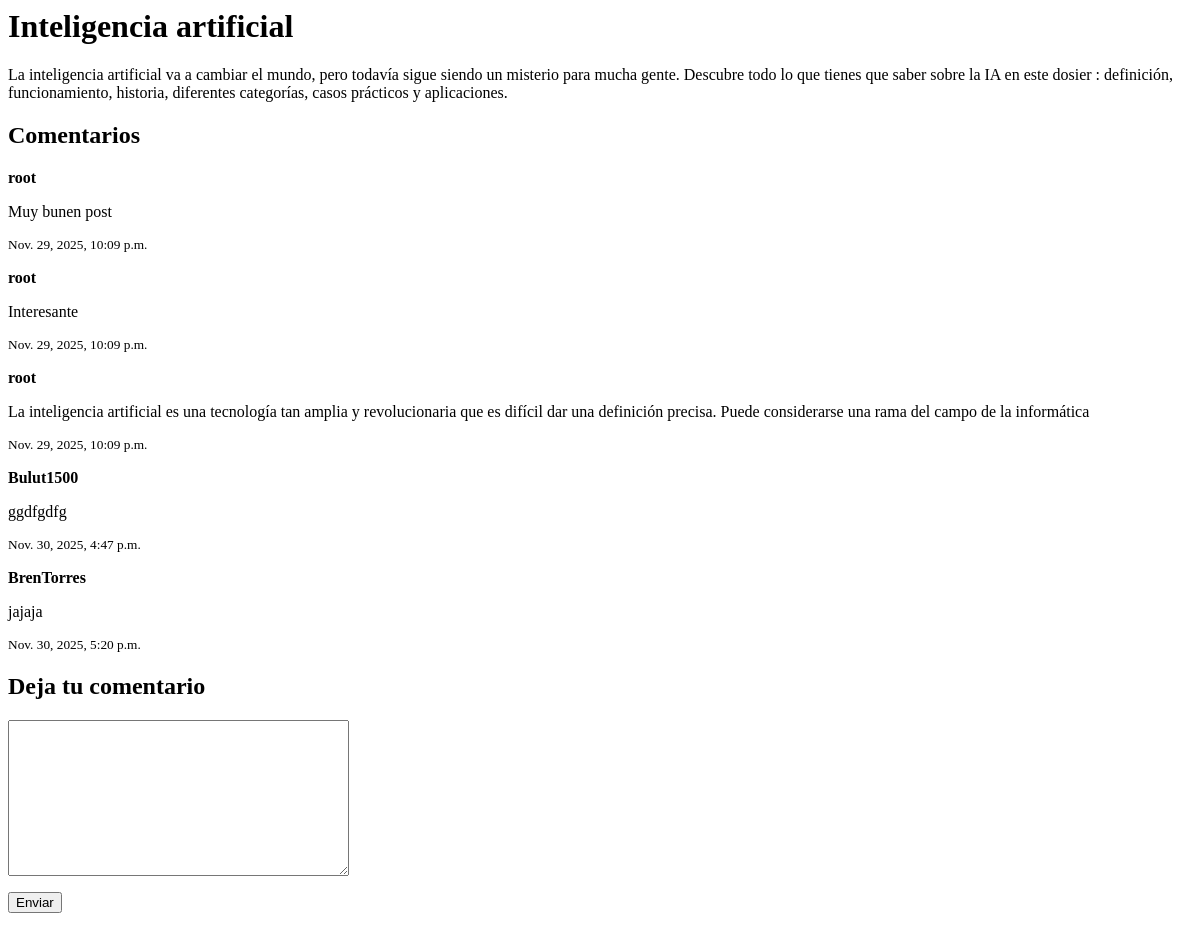
/comentario/comentar/4/ (signed in), run on an earlier commit of the app's database.
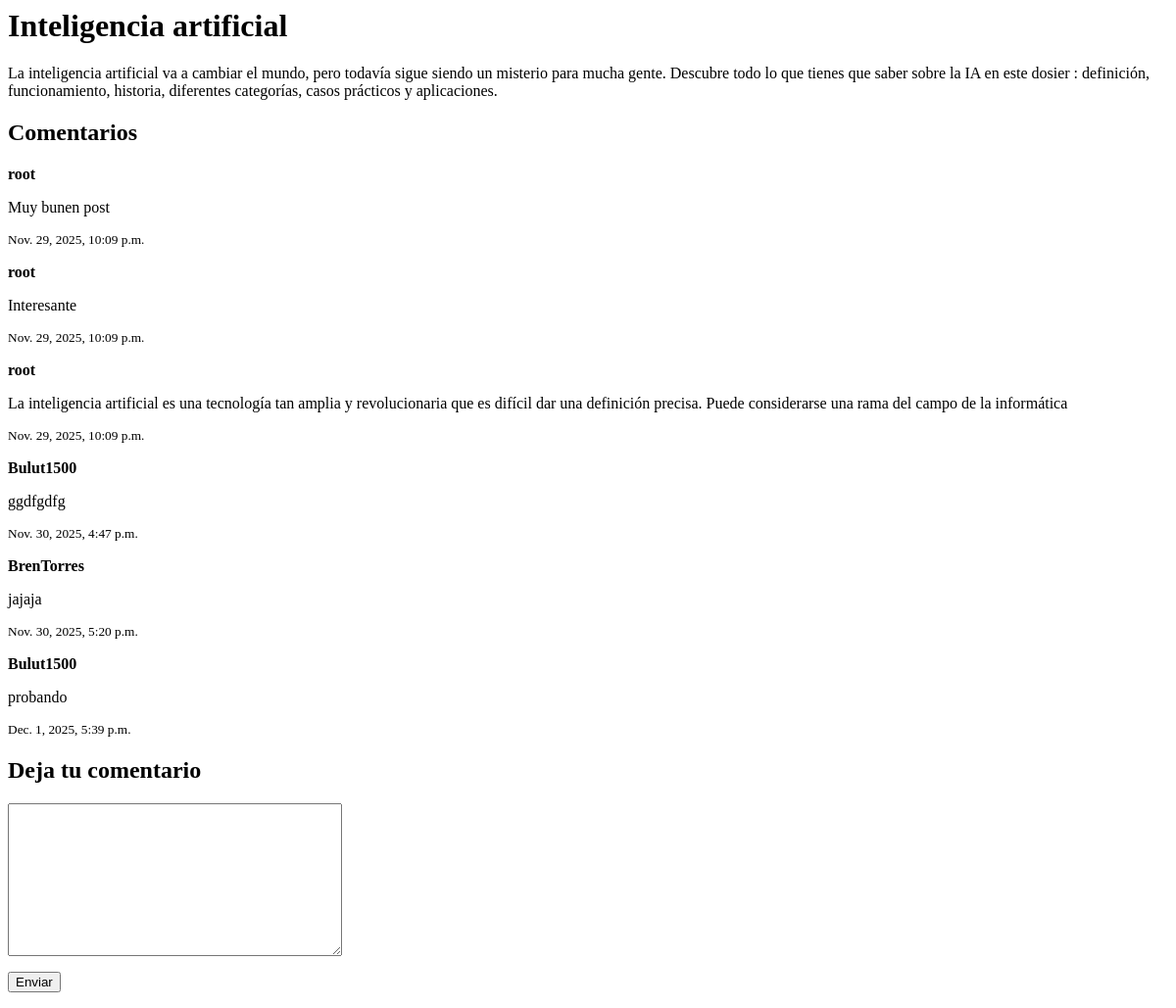
And on a later commit of the database.
### apps/comentario/models.py (models this page shows, shortened)
class Comentario(models.Model):
    articulo = models.ForeignKey('articulo.Articulo', on_delete=models.CASCADE, related_name='comentarios')
    usuario = models.ForeignKey(settings.AUTH_USER_MODEL, on_delete=models.CASCADE, related_name='comentarios')
    texto = models.TextField()
    fecha = models.DateTimeField(auto_now_add=True)

### apps/usuario/models.py (models this page shows, shortened)
class Usuario(AbstractUser):
    imagen = models.ImageField(null=True, blank=True,upload_to='usuario', default='usuario/user-default.png')

### apps/comentario/views.py (the view, shortened to what this page needs)
# urls.py: path('comentar/<int:id>/', ComentarArticuloView.as_view(), name='comentarArticulo'),
class ComentarArticuloView(LoginRequiredMixin, View):
    def get(self, request, id):
        articulo = get_object_or_404(Articulo, id=id)
        form = ComentarioForm()
        return render(request, 'comentario/comentar.html', {'form': form, 'articulo': articulo})

### apps/comentario/forms.py
class ComentarioForm(forms.ModelForm):
    texto = forms.CharField(
        widget=forms.Textarea(attrs={'placeholder': ''}),
        label=''
    )
    class Meta:
        model = Comentario
        fields = ['texto']

### templates/comentario/comentar.html (shortened to what this page needs)
<h1>{{ articulo.titulo }}</h1>
<p>{{ articulo.contenido }}</p>
<h2>Comentarios</h2>
{% for comentario in articulo.comentarios.all %}
<div class="comentario">
  <p><strong>{{ comentario.usuario.username }}</strong></p>
  <p>{{ comentario.texto }}</p>
  <p><small>{{ comentario.fecha }}</small></p>
</div>
{% endfor %}
<h2>Deja tu comentario</h2>
<form method="post" action="{% url 'comentar' articulo.id %}">
  {{ form.as_p }}
  <button type="submit">Enviar</button>
</form>

What changed in the data, as far as the page shows it:
added Comentario: usuario.username "Bulut1500", texto "probando", fecha "Dec. 1, 2025, 5:39 p.m."
